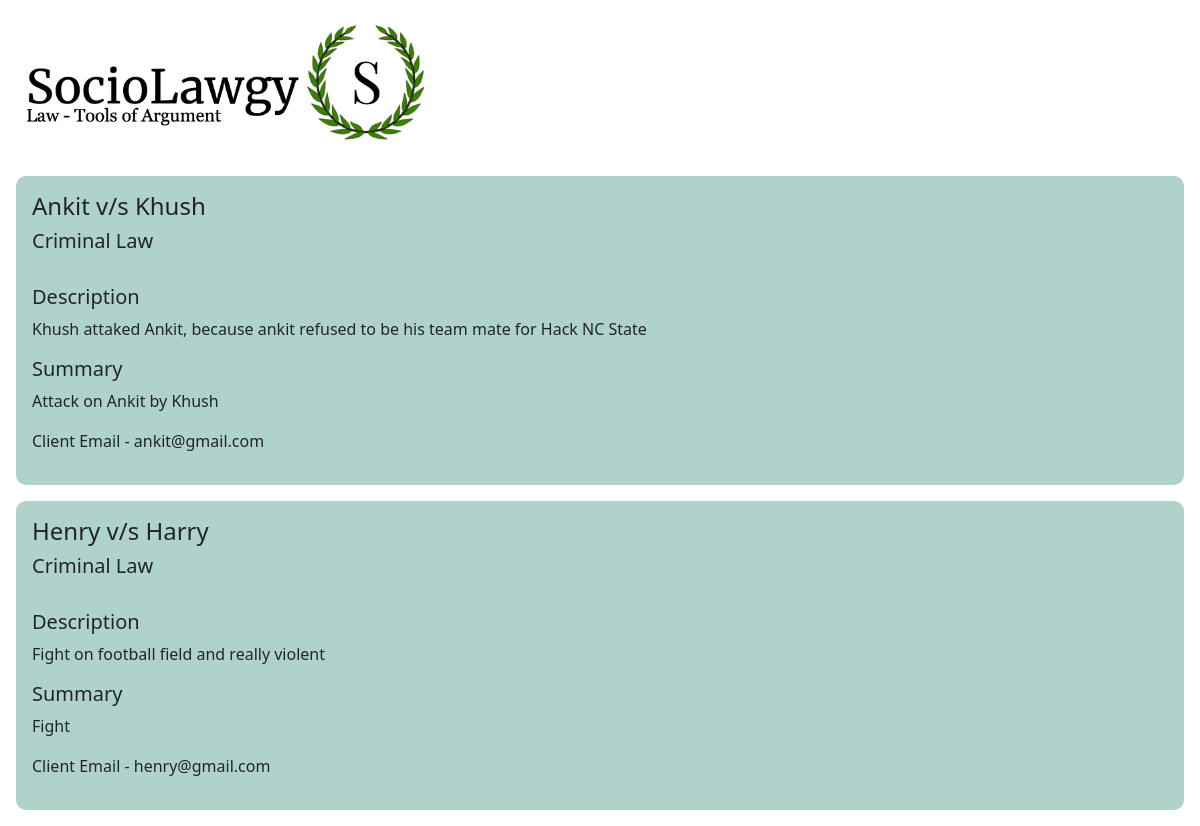
The page /lawyer_dashboard/2 on the database its author committed.
### backend/models.py (models this page shows)
class Case(db.Model):
    __tablename__ = 'cases'
    id = db.Column(db.Integer, primary_key=True)
    name = db.Column(db.String(100), nullable=False)
    case_type = db.Column(db.String(100), nullable=False)
    description = db.Column(db.Text, nullable=False)
    summary = db.Column(db.Text, nullable=False)
    client_id = db.Column(db.Integer, db.ForeignKey('clients.id'))
    lawyer_id = db.Column(db.Integer, db.ForeignKey('lawyers.id'), nullable=True)

class Client(db.Model):
    __tablename__ = 'clients'
    id = db.Column(db.Integer, primary_key=True)
    name = db.Column(db.String(100), nullable=False)
    email = db.Column(db.String(100), nullable=False, unique=True)
    password = db.Column(db.String(100), nullable=False)
    cases = db.relationship('Case', backref=db.backref('clients'))

### app.py (the view)
@app.get('/lawyer_dashboard/<int:id>')
def lawyerDashboard(id):
    lawyer = Lawyer.query.filter_by(id=id).first()
    clients =  Client.query.all()
    return render_template('lawyer_dashboard.html', lawyer=lawyer, clients=clients)

### templates/lawyer_dashboard.html (shortened to what this page needs)
<!DOCTYPE html>
<html lang="en">
<head>
    <link rel="stylesheet" href="../static/css/login.css">
    <link rel="stylesheet" href="https://cdn.jsdelivr.net/npm/bootstrap@5.3.2/dist/css/bootstrap.min.css">
</head>
<body>
    <header>
        <div class="logo">
            <img src="../static/images/fullLogo.png" alt="Law - Tools of Argument">
        </div>
    </header>
    <div My Cases>
        {% for case in lawyer.cases %}
        <div class="m-3 p-3" style="background-color: rgb(175, 210, 203); border-radius: 10px;">
            <h4>{{case.name}}</h4>
            <h5>{{case.case_type}}</h5>
            <br>
            <h5>Description</h5>
            <p>{{case.description}}</p>
            <h5>Summary</h5>
            <p>{{case.summary}}</p>
            <p> Client Email - {{clients[case.client_id - 1].email}}</p>
        </div>
        {% endfor %}
    </div>
</body>
</html>

### static/css/login.css (style rules this page uses)
body { margin: 0; font-family: 'Times New Roman', Times, serif; }
header { display: flex; justify-content: space-between; align-items: center; background-color: #ffffff; height: 20vh; }
.logo img { height: 150px; width: auto; }

### rows shown on the page
Case: name "Ankit v/s Khush", case_type "Criminal Law", description "Khush attaked Ankit, because ankit refused to be his team mate for Hack NC State", summary "Attack on Ankit by Khush"
Client: email "ankit@gmail.com"
Case: name "Henry v/s Harry", case_type "Criminal Law", description "Fight on football field and really violent", summary "Fight"
Client: email "henry@gmail.com"
